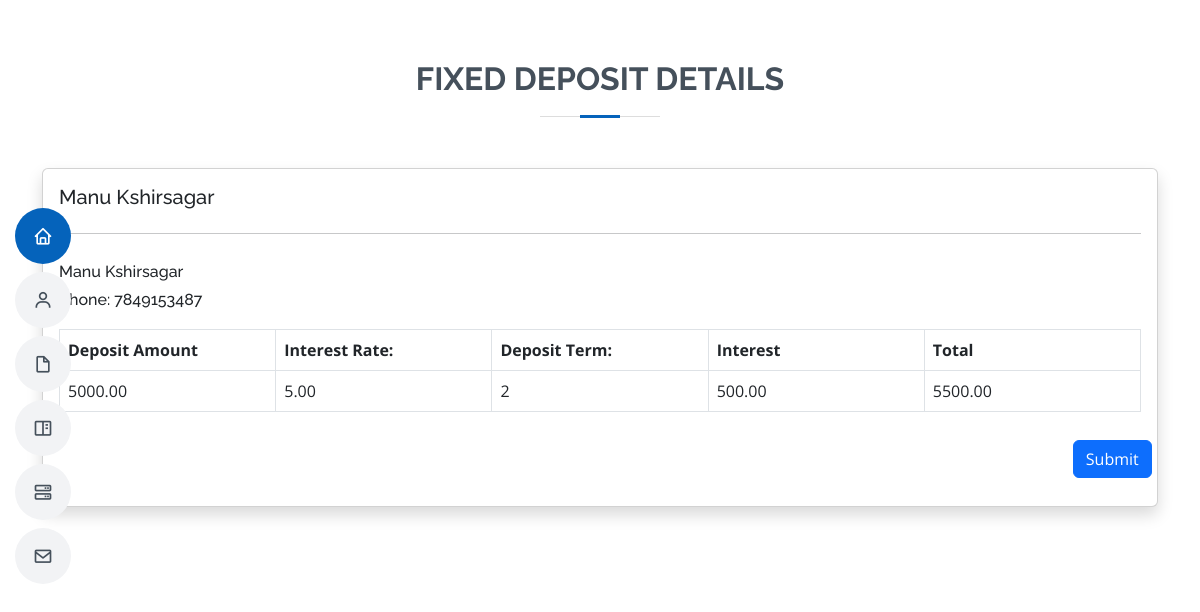
/admins/fd_details/3/, run on the app's committed database.
### admins/models.py (models this page shows, shortened)
class Customer(models.Model):
    customer_id = models.AutoField(primary_key=True)
    username = models.CharField(max_length=50)
    first_name = models.CharField(max_length=50)
    last_name = models.CharField(max_length=50)
    email = models.EmailField()
    contact_number = models.CharField(max_length=15)
    address = models.CharField(max_length=100)
    date_of_birth = models.DateField()

class FixedDeposit(models.Model):
    deposit_id = models.AutoField(primary_key=True)
    customer_id = models.ForeignKey(Customer, on_delete=models.CASCADE)
    deposit_amount = models.DecimalField(max_digits=10, decimal_places=2)
    interest_rate = models.DecimalField(max_digits=5, decimal_places=2)
    deposit_term = models.IntegerField()
    start_date = models.DateField()
    maturity_date = models.DateField()
    status = models.CharField(choices=FD_CHOICES, max_length=50)
    interest_earned = models.DecimalField(max_digits=10, decimal_places=2, blank=True, null=True)

### admins/views.py (the view, shortened to what this page needs)
# urls.py: path('fd_details/<int:pk>/', views.fd_details, name='fd_details'),
def fd_details(request, pk):
    fd = get_object_or_404(FixedDeposit, pk=pk)
    customer = get_object_or_404(Customer, pk=fd.customer_id.customer_id)
    deposit_amount1 = fd.deposit_amount
    interest_rate1 = fd.interest_rate
    deposit_term1 = fd.deposit_term
    simple_interest = (deposit_amount1 * interest_rate1 * deposit_term1) / 100
    simple_interest = round(simple_interest, 2)
    total_amount = deposit_amount1 + simple_interest
    total_amount = round(total_amount, 2)
    account = Account.objects.get(customer_id=fd.customer_id)
    account_to = account.account_number
    return render(request, 'admins/fd_details.html', {'fd': fd, 'customer':customer, 'simple_interest':simple_interest, 'total_amount':total_amount})

### admins/templates/admins/fd_details.html (shortened to what this page needs)
{% extends 'admins/index.html' %}
{% load static %}
{% block database %}
<section id="portfolio">
    <div class="container" data-aos="fade-up">
        <div class="section-title">
            <h2>Fixed Deposit Details</h2>
        </div>
        <div class="card shadow mb-4">
            <div class="card-body">
                <div class="form-group row text-left mb-0">
                    <div class="col-sm-9">
                        <h5 class="font-weight-bold">
                            {{ customer.first_name }} {{ customer.last_name }}
                        </h5>
                    </div>
                </div>
                <hr>
                <div class="form-group row text-left mb-0 py-2">
                    <div class="col-sm-4 py-1">
                        <h6 class="font-weight-bold">
                            {{ customer.first_name }}
                            {{ customer.last_name }}
                        </h6>
                        <h6>
                            Phone: {{ customer.contact_number }}
                        </h6>
                    </div>
                    <div class="col-sm-4 py-1"></div>
                    <div class="col-sm-4 py-1">
                    </div>
                </div>
                <table class="table table-bordered" width="100%" cellspacing="0">
                    <thead>
                        <tr>
                            <th>Deposit Amount</th>
                            <th width="20%">Interest Rate:</th>
                            <th width="20%">Deposit Term:</th>
                            <th width="20%">Interest</th>
                            <th width="20%">Total</th>
                        </tr>
                    </thead>
                    <tbody>
                        <tr>
                            <td>{{ fd.deposit_amount }}</td>
                            <td>{{ fd.interest_rate }}</td>
                            <td>{{ fd.deposit_term }}</td>
                            <td>{{ simple_interest }}</td>
                            <td>{{ total_amount }}</td>
                        </tr>
                    </tbody>
                </table>
                <div class="form-group row text-left mb-0 py-2">
                    <div class="col-sm-4 py-1"></div>
                    <div class="col-sm-3 py-1"></div>
                    <div class="col-sm-4 py-1"></div>
                    <div class="col-sm-1 py-1">
                        <form method="post">
                        <button type="submit" class="btn btn-primary">Submit</button>
                    </form></div>
                </div>
            </div>
        </div>
    </div>
</section>
{% endblock %}

### static/admins/assets/css/style.css (style rules this page uses)
body { font-family: "Open Sans", sans-serif; color: #272829; }
h1, h2, h3, h4, h5, h6 { font-family: "Raleway", sans-serif; }
section { padding: 60px 0; overflow: hidden; }
.section-title { text-align: center; padding-bottom: 30px; }
.section-title h2 { font-size: 32px; font-weight: bold; text-transform: uppercase; margin-bottom: 20px; padding-bottom: 20px; position: relative; color: #45505b; }
.section-title h2::before { content: ""; position: absolute; display: block; width: 120px; height: 1px; background: #ddd; bottom: 1px; left: calc(50% - 60px); }
.section-title h2::after { content: ""; position: absolute; display: block; width: 40px; height: 3px; background: #0563bb; bottom: 0; left: calc(50% - 20px); }

### data on the page
Customer: first_name "Manu", last_name "Kshirsagar", contact_number "7849153487"
FixedDeposit: deposit_amount "5000.00", interest_rate "5.00", deposit_term "2"

### other printed values
{{ simple_interest }} "500.00"
{{ total_amount }} "5500.00"
